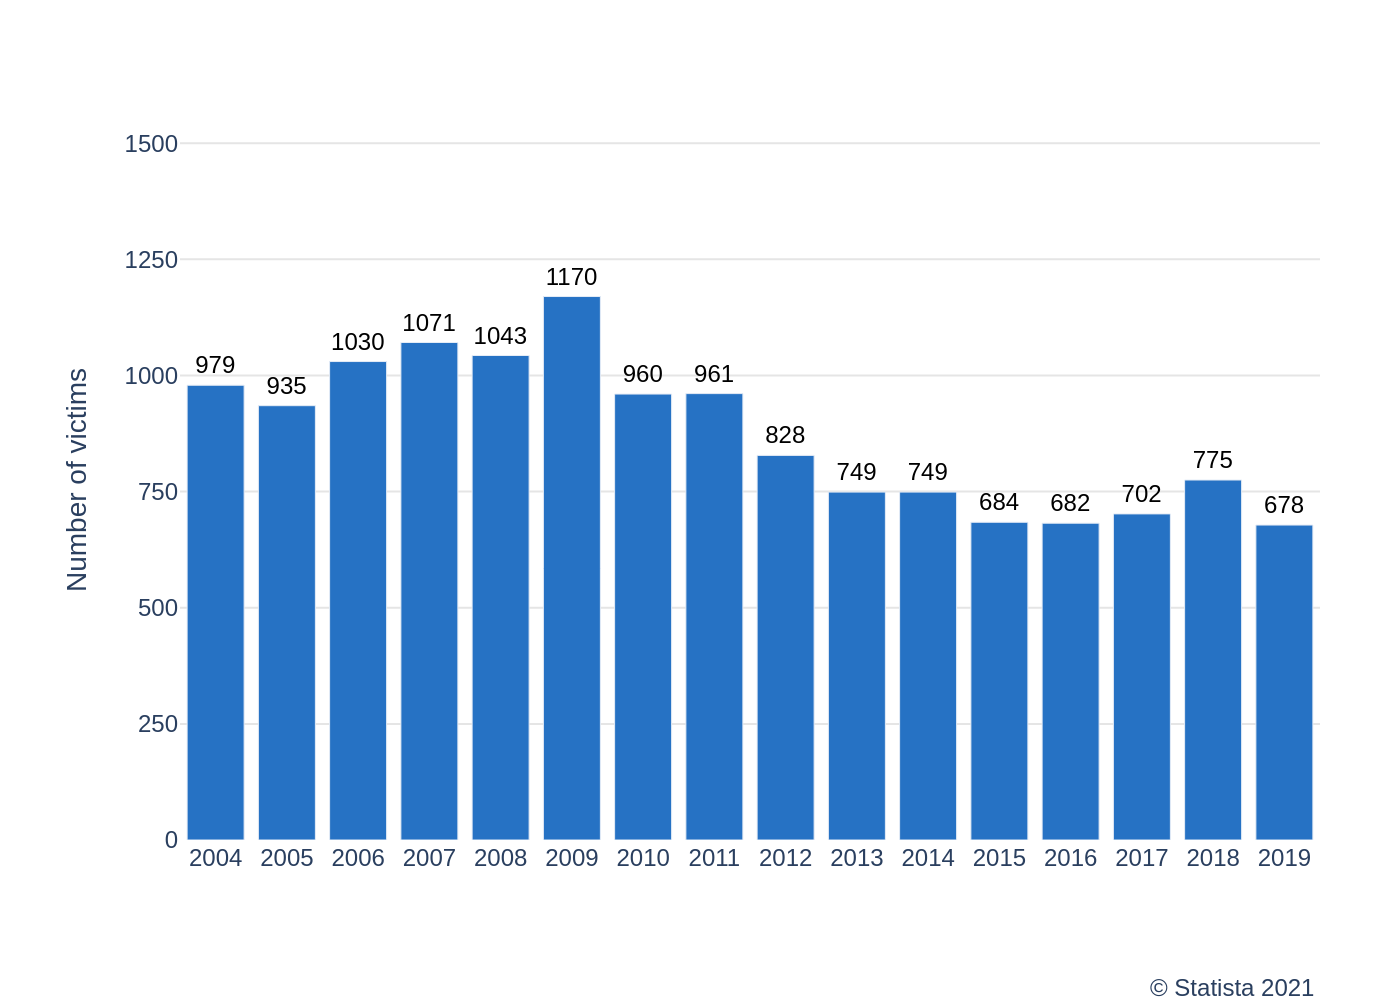

Recreate this plot in Python.
import sys
import json
import plotly.graph_objects as go
import pathlib

if len(sys.argv) != 2:
    sys.exit("Usage: python <script_name>.py <json_file_path>")

json_path = sys.argv[1]
output_filename_base = pathlib.Path(json_path).stem

with open(json_path, 'r', encoding='utf-8') as f:
    config = json.load(f)

data = config['chart_data']
texts = config['texts']
colors = config['colors']

x_values = [d['year'] for d in data]
y_values = [d['value'] for d in data]

fig = go.Figure()

fig.add_trace(go.Bar(
    x=x_values,
    y=y_values,
    text=y_values,
    textposition='outside',
    marker_color=colors[0],
    cliponaxis=False,
    textfont=dict(family="Arial", size=12, color='black')
))

fig.update_layout(
    font_family="Arial",
    plot_bgcolor='white',
    showlegend=False,
    margin=dict(l=90, r=40, t=60, b=80),
    xaxis=dict(
        tickmode='array',
        tickvals=x_values,
        ticktext=[str(x) for x in x_values],
        showline=False,
        showgrid=False
    ),
    yaxis=dict(
        title_text=texts['y_axis_title'],
        range=[0, 1550],
        tickmode='array',
        tickvals=[0, 250, 500, 750, 1000, 1250, 1500],
        gridcolor='#e5e5e5',
        showline=False,
        zeroline=False
    ),
    annotations=[
        dict(
            text=texts.get('source'),
            align='right',
            showarrow=False,
            xref='paper',
            yref='paper',
            x=1.0,
            y=-0.18,
            xanchor='right',
            yanchor='top',
            font=dict(family="Arial", size=12)
        )
    ] if texts.get('source') else []
)

output_image_path = f"{output_filename_base}.png"
fig.write_image(output_image_path, scale=2)

print(f"Chart saved to {output_image_path}")
